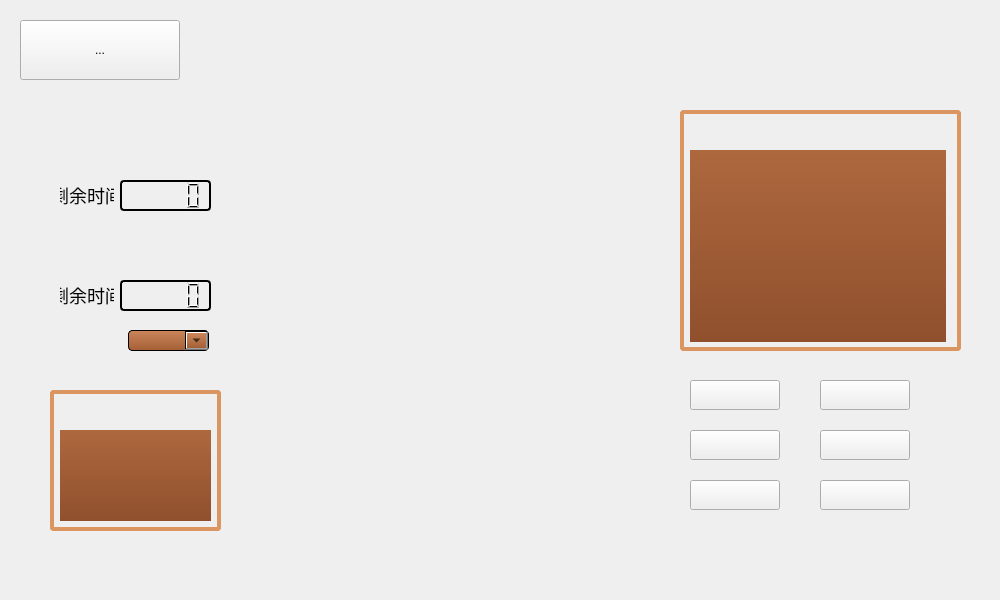
<?xml version="1.0" encoding="UTF-8"?>
<ui version="4.0">
 <class>Humanplay</class>
 <widget class="QMainWindow" name="Humanplay">
  <property name="geometry">
   <rect>
    <x>0</x>
    <y>0</y>
    <width>1000</width>
    <height>600</height>
   </rect>
  </property>
  <property name="windowTitle">
   <string>MainWindow</string>
  </property>
  <property name="styleSheet">
   <string notr="true">/* 控制滚动条*/
QScrollBar:vertical{
	background-color:transparent;
	width:10px;
	height:200px;
	padding-top:10px;
	padding-bottom:10px;
}  
QScrollBar::add-page:vertical,QScrollBar::sub-page:vertical{
	background-color:rgb(194,137,104);
}        
QScrollBar::handle:vertical{
	background:rgba(124,64,44,0.8);
}   
QScrollBar::handle:vertical:hover,QScrollBar::handle:vertical:pressed{
	background:rgba(104,54,34,0.8);
    border:0px solid rgb(100,100,100);
}

QScrollBar::sub-line:vertical{
	height:20px;
	width:20px;
	border:0px solid rgb(128,217,197);
	background:rgba(159,100,74,1) url(:/image/icon/toolIcon/icon_up.png);
}
QScrollBar::add-line:vertical{
	height:20px;
	width:20px;
	border:0px solid rgb(128,217,197);
	background:rgba(159,100,74,1) url(:/image/icon/toolIcon/icon_down.png);
}


QScrollBar:horizontal{
	background-color:transparent;
	width:140px;
	height:0px;
	padding-left:12px;
	padding-right:12px;
}  
QScrollBar::add-page:horizontal,QScrollBar::sub-page:horizontal{
	background-color:transparent;
}        
QScrollBar::handle:horizontal{
	background:rgba(41,43,45,0.8);
	border:0px solid rgba(21,23,25,1);
}    
QScrollBar::handle:horizontal:hover,QScrollBar::handle:horizontal:pressed{					  		      
    background:rgba(31,33,35,1);
	border:0px solid rgb(255,255,255);
}

/* 控制按钮图片*/

QToolButton#btnReturn{
	border-image:url(:/resources/image/btnReturn.png);
}
QToolButton#btnReturn:hover{
	border-image:url(:/resources/image/btnReturn1.png);
}


QToolButton#btnBegin{
	border-image:url(:/resources/image/btnBegin.png);
}
QToolButton#btnBegin:hover{
	border-image:url(:/resources/image/btnBegin1.png);
}

QToolButton#btnPause{
	border-image:url(:/resources/image/btnPause.png);
}
QToolButton#btnPause:hover{
	border-image:url(:/resources/image/btnPause1.png);
}

QToolButton#btnExchange{
	border-image:url(:/resources/image/btnExchange.png);
}
QToolButton#btnExchange:hover{
	border-image:url(:/resources/image/btnExchange1.png);
}

QToolButton#btnBack{
	border-image:url(:/resources/image/btnBack.png);
}
QToolButton#btnBack:hover{
	border-image:url(:/resources/image/btnBack1.png);
}

QToolButton#btnLose{
	border-image:url(:/resources/image/btnLose.png);
}
QToolButton#btnLose:hover{
	border-image:url(:/resources/image/btnLose1.png);
}

QToolButton#btnSave{
	border-image:url(:/resources/image/btnSave.png);
}
QToolButton#btnSave:hover{
	border-image:url(:/resources/image/btnSave1.png);
}

QToolButton#btnAgain{
	border-image:url(:/resources/image/btnAgain.png);
}
QToolButton#btnAgain:hover{
	border-image:url(:/resources/image/btnAgain1.png);
}

/* 控制棋谱*/

QLabel#chessbookLabel{
	image:url(:/resources/image/chessbookLabel.png);
}

QWidget#chessbookWidget{
	border-radius:4px;
	border:4px solid rgb(219,149,96);
}

#chessbookEdit{
	border:0px;
	background-color:qlineargradient(spread:pad, x1:0, y1:1, x2:0, y2:0, stop:0 rgba(144, 80, 45, 255), stop:1 rgba(173, 104, 62, 255));
	selection-background-color:rgb(189,131,88);
}



QLabel#boardInfoLabel{
	image:url(:/resources/image/boardInfo.png);
}

QWidget#boardInfoWidget{
	border-radius:4px;
	border:4px solid rgb(219,149,96);
}

QTextEdit#boardInfoEdit{
	border:0px;
	background-color:qlineargradient(spread:pad, x1:0, y1:1, x2:0, y2:0, stop:0 rgba(144, 80, 45, 255), stop:1 rgba(173, 104, 62, 255));
}


/*设置对局*/
QLabel#playerLabel1{
	image:url(:/resources/image/player1.png);
}
QLabel#blackLabel{
	image:url(:/resources/image/black.png);
}
QLabel#playerLabel2{
	image:url(:/resources/image/player2.png);
}
QLabel#whiteLabel{
	image:url(:/resources/image/white.png);
}
QLabel#timeLimitLabel{
	image:url(:/resources/image/timeLimit.png);
}
#timeBox{
	border-radius:4px;
	border:1px solid rgb(0,0,0);
	font-size:14px;
	background-color:qlineargradient(spread:pad, x1:0, y1:1, x2:0, y2:0, stop:0 rgba(164, 95, 52, 255), stop:1 rgba(203, 134, 92, 255));
}
QComboBox::drop-down {
     width :  23px ;
}
#playerTimer1,#playerTimer2{
	border-radius:4px;
	border:2px solid rgb(0,0,0);
	color:rgb(0,0,0);
}
#timeLabel2,#timeLabel1{
	font-family:楷体;
	font-size:18px;
	font-weight:black;
}</string>
  </property>
  <widget class="QWidget" name="centralwidget">
   <widget class="QWidget" name="controlView" native="true">
    <property name="geometry">
     <rect>
      <x>660</x>
      <y>90</y>
      <width>311</width>
      <height>501</height>
     </rect>
    </property>
    <widget class="QWidget" name="controlWidget" native="true">
     <property name="geometry">
      <rect>
       <x>10</x>
       <y>270</y>
       <width>291</width>
       <height>221</height>
      </rect>
     </property>
     <widget class="QToolButton" name="btnBegin">
      <property name="geometry">
       <rect>
        <x>20</x>
        <y>20</y>
        <width>90</width>
        <height>30</height>
       </rect>
      </property>
      <property name="text">
       <string/>
      </property>
     </widget>
     <widget class="QToolButton" name="btnPause">
      <property name="geometry">
       <rect>
        <x>150</x>
        <y>20</y>
        <width>90</width>
        <height>30</height>
       </rect>
      </property>
      <property name="text">
       <string/>
      </property>
     </widget>
     <widget class="QToolButton" name="btnExchange">
      <property name="geometry">
       <rect>
        <x>20</x>
        <y>70</y>
        <width>90</width>
        <height>30</height>
       </rect>
      </property>
      <property name="text">
       <string/>
      </property>
     </widget>
     <widget class="QToolButton" name="btnBack">
      <property name="geometry">
       <rect>
        <x>150</x>
        <y>70</y>
        <width>90</width>
        <height>30</height>
       </rect>
      </property>
      <property name="text">
       <string/>
      </property>
     </widget>
     <widget class="QToolButton" name="btnLose">
      <property name="geometry">
       <rect>
        <x>20</x>
        <y>120</y>
        <width>90</width>
        <height>30</height>
       </rect>
      </property>
      <property name="text">
       <string/>
      </property>
     </widget>
     <widget class="QToolButton" name="btnSave">
      <property name="geometry">
       <rect>
        <x>150</x>
        <y>120</y>
        <width>90</width>
        <height>30</height>
       </rect>
      </property>
      <property name="text">
       <string/>
      </property>
     </widget>
    </widget>
    <widget class="QWidget" name="chessbookWidget" native="true">
     <property name="geometry">
      <rect>
       <x>20</x>
       <y>20</y>
       <width>281</width>
       <height>241</height>
      </rect>
     </property>
     <widget class="QLabel" name="chessbookLabel">
      <property name="geometry">
       <rect>
        <x>10</x>
        <y>0</y>
        <width>261</width>
        <height>31</height>
       </rect>
      </property>
      <property name="text">
       <string/>
      </property>
     </widget>
     <widget class="QListWidget" name="chessbookEdit">
      <property name="geometry">
       <rect>
        <x>10</x>
        <y>40</y>
        <width>256</width>
        <height>192</height>
       </rect>
      </property>
     </widget>
    </widget>
   </widget>
   <widget class="QWidget" name="infoView" native="true">
    <property name="geometry">
     <rect>
      <x>40</x>
      <y>120</y>
      <width>191</width>
      <height>421</height>
     </rect>
    </property>
    <widget class="QWidget" name="boardInfoWidget" native="true">
     <property name="geometry">
      <rect>
       <x>10</x>
       <y>270</y>
       <width>171</width>
       <height>141</height>
      </rect>
     </property>
     <widget class="QLabel" name="boardInfoLabel">
      <property name="geometry">
       <rect>
        <x>10</x>
        <y>10</y>
        <width>151</width>
        <height>31</height>
       </rect>
      </property>
      <property name="text">
       <string/>
      </property>
     </widget>
     <widget class="QTextEdit" name="boardInfoEdit">
      <property name="geometry">
       <rect>
        <x>10</x>
        <y>40</y>
        <width>151</width>
        <height>91</height>
       </rect>
      </property>
      <property name="font">
       <font>
        <family>Adobe 宋体 Std L</family>
        <pointsize>16</pointsize>
       </font>
      </property>
      <property name="readOnly">
       <bool>true</bool>
      </property>
      <property name="html">
       <string>&lt;!DOCTYPE HTML PUBLIC &quot;-//W3C//DTD HTML 4.0//EN&quot; &quot;http://www.w3.org/TR/REC-html40/strict.dtd&quot;&gt;
&lt;html&gt;&lt;head&gt;&lt;meta name=&quot;qrichtext&quot; content=&quot;1&quot; /&gt;&lt;style type=&quot;text/css&quot;&gt;
p, li { white-space: pre-wrap; }
&lt;/style&gt;&lt;/head&gt;&lt;body style=&quot; font-family:'Adobe 宋体 Std L'; font-size:16pt; font-weight:400; font-style:normal;&quot;&gt;
&lt;p style=&quot;-qt-paragraph-type:empty; margin-top:0px; margin-bottom:0px; margin-left:0px; margin-right:0px; -qt-block-indent:0; text-indent:0px;&quot;&gt;&lt;br /&gt;&lt;/p&gt;&lt;/body&gt;&lt;/html&gt;</string>
      </property>
     </widget>
    </widget>
    <widget class="QWidget" name="widgetPlayer1" native="true">
     <property name="geometry">
      <rect>
       <x>10</x>
       <y>10</y>
       <width>171</width>
       <height>101</height>
      </rect>
     </property>
     <widget class="QLabel" name="playerLabel1">
      <property name="geometry">
       <rect>
        <x>10</x>
        <y>10</y>
        <width>81</width>
        <height>21</height>
       </rect>
      </property>
      <property name="text">
       <string/>
      </property>
     </widget>
     <widget class="QLabel" name="blackLabel">
      <property name="geometry">
       <rect>
        <x>100</x>
        <y>10</y>
        <width>51</width>
        <height>31</height>
       </rect>
      </property>
      <property name="text">
       <string/>
      </property>
     </widget>
     <widget class="QLCDNumber" name="playerTimer1">
      <property name="geometry">
       <rect>
        <x>70</x>
        <y>50</y>
        <width>91</width>
        <height>31</height>
       </rect>
      </property>
     </widget>
     <widget class="QLabel" name="timeLabel1">
      <property name="geometry">
       <rect>
        <x>10</x>
        <y>50</y>
        <width>54</width>
        <height>31</height>
       </rect>
      </property>
      <property name="text">
       <string>剩余时间</string>
      </property>
      <property name="alignment">
       <set>Qt::AlignCenter</set>
      </property>
     </widget>
    </widget>
    <widget class="QWidget" name="widgetPlayer2" native="true">
     <property name="geometry">
      <rect>
       <x>10</x>
       <y>120</y>
       <width>171</width>
       <height>81</height>
      </rect>
     </property>
     <widget class="QLabel" name="playerLabel2">
      <property name="geometry">
       <rect>
        <x>10</x>
        <y>10</y>
        <width>81</width>
        <height>21</height>
       </rect>
      </property>
      <property name="text">
       <string/>
      </property>
     </widget>
     <widget class="QLabel" name="whiteLabel">
      <property name="geometry">
       <rect>
        <x>110</x>
        <y>10</y>
        <width>51</width>
        <height>31</height>
       </rect>
      </property>
      <property name="text">
       <string/>
      </property>
     </widget>
     <widget class="QLCDNumber" name="playerTimer2">
      <property name="geometry">
       <rect>
        <x>70</x>
        <y>40</y>
        <width>91</width>
        <height>31</height>
       </rect>
      </property>
     </widget>
     <widget class="QLabel" name="timeLabel2">
      <property name="geometry">
       <rect>
        <x>10</x>
        <y>40</y>
        <width>54</width>
        <height>31</height>
       </rect>
      </property>
      <property name="text">
       <string>剩余时间</string>
      </property>
      <property name="alignment">
       <set>Qt::AlignCenter</set>
      </property>
     </widget>
    </widget>
    <widget class="QComboBox" name="timeBox">
     <property name="geometry">
      <rect>
       <x>88</x>
       <y>210</y>
       <width>81</width>
       <height>21</height>
      </rect>
     </property>
    </widget>
    <widget class="QLabel" name="timeLimitLabel">
     <property name="geometry">
      <rect>
       <x>10</x>
       <y>210</y>
       <width>61</width>
       <height>21</height>
      </rect>
     </property>
     <property name="text">
      <string/>
     </property>
    </widget>
   </widget>
   <widget class="QToolButton" name="btnReturn">
    <property name="geometry">
     <rect>
      <x>20</x>
      <y>20</y>
      <width>160</width>
      <height>60</height>
     </rect>
    </property>
    <property name="text">
     <string>...</string>
    </property>
   </widget>
   <widget class="BoardView" name="boardView" native="true">
    <property name="geometry">
     <rect>
      <x>250</x>
      <y>120</y>
      <width>420</width>
      <height>420</height>
     </rect>
    </property>
   </widget>
  </widget>
 </widget>
 <customwidgets>
  <customwidget>
   <class>BoardView</class>
   <extends>QWidget</extends>
   <header location="global">BoardView.h</header>
   <container>1</container>
  </customwidget>
 </customwidgets>
 <resources/>
 <connections/>
</ui>
